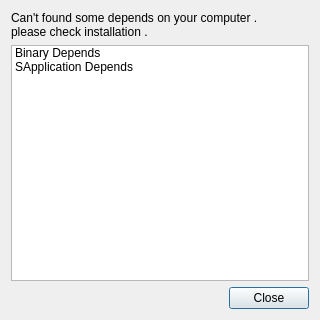
<?xml version="1.0" encoding="UTF-8"?>
<ui version="4.0">
 <class>Depends</class>
 <widget class="QDialog" name="Depends">
  <property name="windowModality">
   <enum>Qt::WindowModal</enum>
  </property>
  <property name="geometry">
   <rect>
    <x>0</x>
    <y>0</y>
    <width>320</width>
    <height>320</height>
   </rect>
  </property>
  <property name="minimumSize">
   <size>
    <width>320</width>
    <height>320</height>
   </size>
  </property>
  <property name="maximumSize">
   <size>
    <width>320</width>
    <height>320</height>
   </size>
  </property>
  <property name="windowTitle">
   <string>Depends Error</string>
  </property>
  <property name="windowIcon">
   <iconset resource="resource.qrc">
    <normaloff>:/files/Pixs/Silicon.png</normaloff>:/files/Pixs/Silicon.png</iconset>
  </property>
  <layout class="QVBoxLayout" name="verticalLayout">
   <item>
    <widget class="QLabel" name="label">
     <property name="text">
      <string>&lt;!DOCTYPE HTML PUBLIC &quot;-//W3C//DTD HTML 4.0//EN&quot; &quot;http://www.w3.org/TR/REC-html40/strict.dtd&quot;&gt;
&lt;html&gt;&lt;head&gt;&lt;meta name=&quot;qrichtext&quot; content=&quot;1&quot; /&gt;&lt;style type=&quot;text/css&quot;&gt;
p, li { white-space: pre-wrap; }
&lt;/style&gt;&lt;/head&gt;&lt;body style=&quot; font-family:'Sans Serif'; font-size:9pt; font-weight:400; font-style:normal;&quot;&gt;
&lt;p style=&quot; margin-top:0px; margin-bottom:0px; margin-left:0px; margin-right:0px; -qt-block-indent:0; text-indent:0px;&quot;&gt;Can't found some depends on your computer .&lt;br /&gt;please check installation .&lt;/p&gt;&lt;/body&gt;&lt;/html&gt;</string>
     </property>
    </widget>
   </item>
   <item>
    <widget class="QTreeWidget" name="treeWidget">
     <property name="iconSize">
      <size>
       <width>32</width>
       <height>32</height>
      </size>
     </property>
     <property name="rootIsDecorated">
      <bool>false</bool>
     </property>
     <property name="itemsExpandable">
      <bool>true</bool>
     </property>
     <property name="animated">
      <bool>true</bool>
     </property>
     <property name="headerHidden">
      <bool>true</bool>
     </property>
     <attribute name="headerVisible">
      <bool>false</bool>
     </attribute>
     <attribute name="headerStretchLastSection">
      <bool>true</bool>
     </attribute>
     <column>
      <property name="text">
       <string>Type</string>
      </property>
     </column>
     <item>
      <property name="text">
       <string>Binary Depends</string>
      </property>
     </item>
     <item>
      <property name="text">
       <string>SApplication Depends</string>
      </property>
      <property name="icon">
       <iconset resource="resource.qrc">
        <normaloff>:/files/Pixs/Silicon.png</normaloff>:/files/Pixs/Silicon.png</iconset>
      </property>
     </item>
    </widget>
   </item>
   <item>
    <widget class="QDialogButtonBox" name="buttonBox">
     <property name="orientation">
      <enum>Qt::Horizontal</enum>
     </property>
     <property name="standardButtons">
      <set>QDialogButtonBox::Close</set>
     </property>
    </widget>
   </item>
  </layout>
 </widget>
 <resources>
  <include location="resource.qrc"/>
 </resources>
 <connections>
  <connection>
   <sender>buttonBox</sender>
   <signal>rejected()</signal>
   <receiver>Depends</receiver>
   <slot>reject()</slot>
   <hints>
    <hint type="sourcelabel">
     <x>316</x>
     <y>260</y>
    </hint>
    <hint type="destinationlabel">
     <x>286</x>
     <y>274</y>
    </hint>
   </hints>
  </connection>
 </connections>
</ui>
